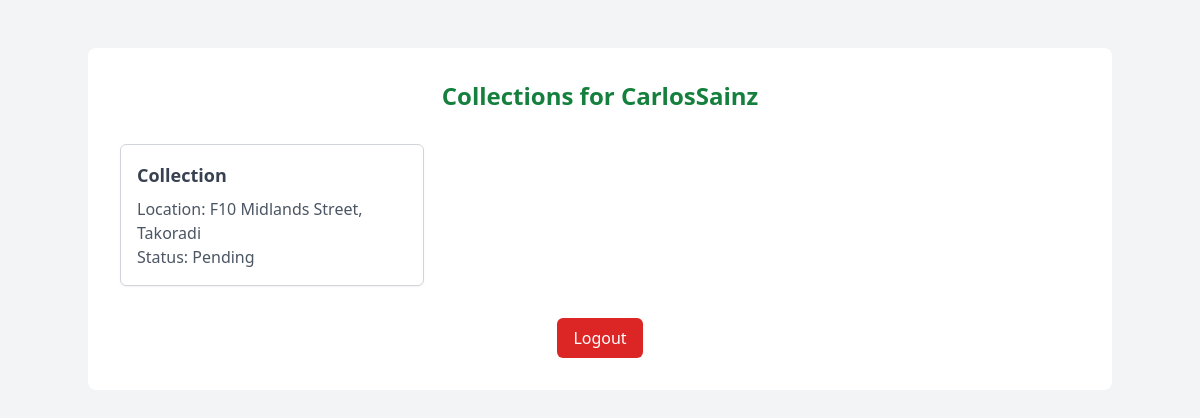
Page /driver/1/collections/ on the earlier database version.
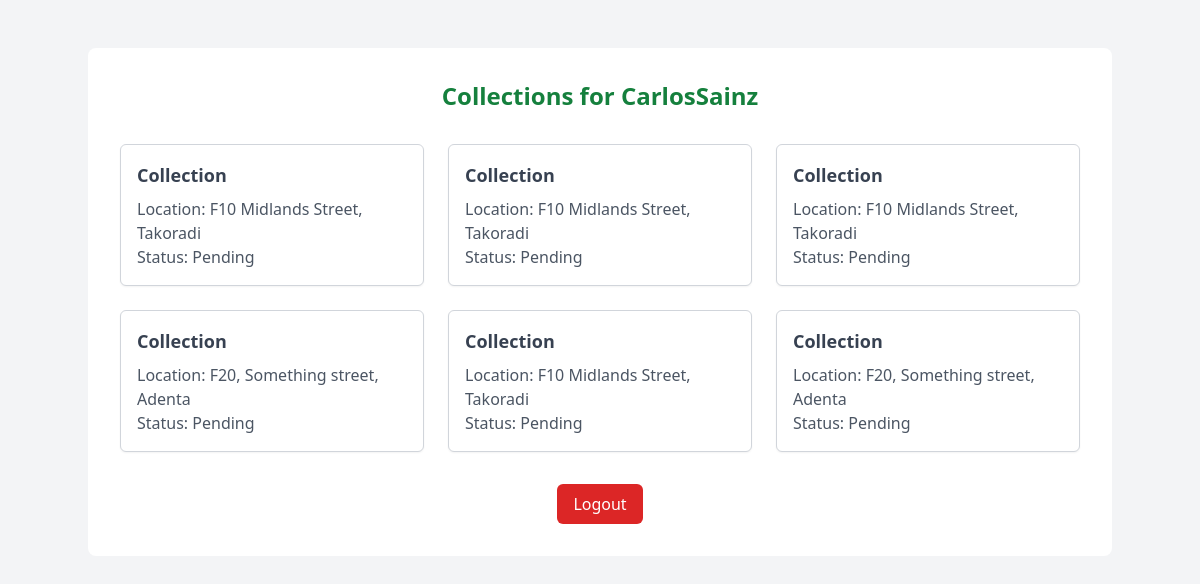
Same page on the later database version.
### core/models.py (models this page shows)
class Collection(models.Model):
    STATUS = (
        ('pending', 'Pending'),
        ('completed', 'Completed'),
        ('cancelled', 'Cancelled'),
    )
    customer = models.ForeignKey('Customer', on_delete=models.CASCADE, blank=False, null=False)
    driver = models.ForeignKey('Driver', on_delete=models.CASCADE, blank=False, null=False)
    vehicle = models.ForeignKey('Vehicle', on_delete=models.CASCADE, blank=False, null=False)
    location = models.CharField(max_length=30, blank=False, null=False)
    status = models.CharField(max_length=20, choices=STATUS, null=False, blank=False, default='Pending')

### core/views.py (the view)
# urls.py: path('driver/<int:driver_id>/collections/', driver_collections, name='driver_collections'),
def driver_collections(request, driver_id):
    driver = get_object_or_404(Driver, id=driver_id)
    collections = Collection.objects.filter(driver=driver)
    context = {
        'driver': driver,
        'collections': collections,
    }
    return render(request, 'driver_collections.html', context)

### Templates/driver_collections.html (shortened to what this page needs)
<!DOCTYPE html>
<html lang="en">
<head>
    <script src="https://cdn.tailwindcss.com"></script>
</head>
<body>
    <div class="bg-gray-100 min-h-screen py-12">
        <div class="max-w-4xl mx-auto bg-white rounded-lg overflow-hidden md:max-w-5xl">
            <div class="md:flex">
                <div class="w-full px-6 py-8 md:p-8">
                    <h2 class="text-2xl font-bold text-center text-green-700 mb-8">Collections for {{ driver.username }}</h2>
                    {% if collections %}
                    <div class="grid grid-cols-1 md:grid-cols-2 lg:grid-cols-3 gap-6">
                        {% for collection in collections %}
                        <div class="bg-white p-4 border border-gray-300 rounded-md shadow-sm">
                            <h3 class="text-lg font-semibold text-gray-700">Collection</h3>
                            <p class="text-gray-600 mt-2">Location: {{ collection.location }}</p>
                            <p class="text-gray-600">Status: {{ collection.get_status_display }}</p>
                        </div>
                        {% endfor %}
                    </div>
                    {% else %}
                    <p class="text-center text-gray-500">No collections available.</p>
                    {% endif %}
                    <div class="mt-8 text-center">
                        <form action="{% url 'logout' %}" method="post">
                            <button type="submit" class="px-4 py-2 bg-red-600 text-white rounded-md hover:bg-red-700">
                                Logout
                            </button>
                        </form>
                    </div>
                </div>
            </div>
        </div>
    </div>
</body>
</html>

Differences in the rows shown:
added Collection: location "F10 Midlands Street, Takoradi", status "Pending"
added Collection: location "F10 Midlands Street, Takoradi", status "Pending"
added Collection: location "F20, Something street, Adenta", status "Pending"
added Collection: location "F10 Midlands Street, Takoradi", status "Pending"
added Collection: location "F20, Something street, Adenta", status "Pending"
